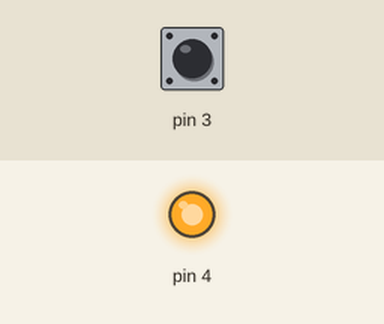
Recording of a sketch running on a simulated Arduino Uno, built with avr-gcc and run on an emulated ATmega328P. Shown: output pins drawn as LEDs (lit = HIGH). Inputs (shaded band) come from the test bench; at power-on: pin 3 LOW.

Above: at 2.2 s.
2.3 s: pin 3 driven HIGH
At 3.5 s:
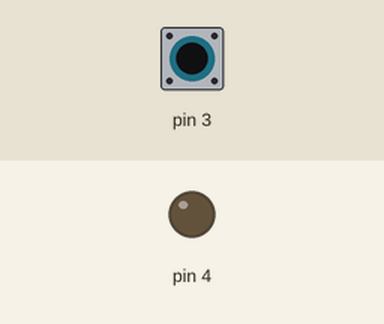
3.8 s: pin 3 driven LOW
At 4.8 s:
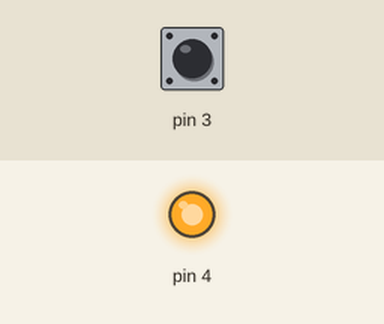
5.3 s: pin 3 pulsed HIGH 2 times (0.12 s each, 0.3 s apart)
At 6.2 s:
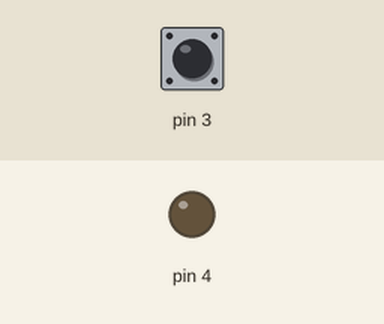
Timing chart, 0 to 8.3 s (numbered marks = the images above; inputs shaded):
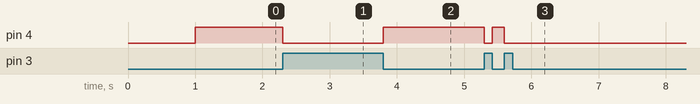

Measured:
- after the input at 2.3 s, pin 4: HIGH → LOW at once
- after the input at 3.8 s, pin 4: LOW → HIGH at once
- after the input at 5.3 s, pin 4: HIGH → LOW at once, → HIGH 0.12 s later, → LOW 0.18 s later

The sketch:

Master.ino
```cpp
#include <Arduino.h>
#include "Thesis.h"

/*
MOSI connects pin 4 on Master to pin 3 on Slave (leaving pin 2
free in case interrupts are needed in the future. Likewise, MISO
connects pin 4 on Slave to pin 3 on Master.
*/
#define MOSI_HIGH PORTD |= 0x10
#define MOSI_LOW PORTD &= 0xef
#define MISO PIND & 0x08

#define DISABLE_TIMER_INTERRUPT TIMSK0 &= ~(1 << TOIE0)
#define ENABLE_TIMER_INTERRUPT TIMSK0 |= (1 << OCIE0A)

static uint8_t inputByte;
static uint16_t inputByteArray[255];

static uint8_t errorFlag;
static uint16_t ticksElapsed;

static uint8_t failOuterLoop;
static uint8_t failInnerLoop;
static uint8_t failWrongValue;
static uint8_t failWrongCheck;
static uint8_t temp;

static inline void cmdWrite(uint8_t cmd){
  ENABLE_WRITE;
  WRITE_BUS(cmd);
  MOSI_HIGH;
  while(~MISO);//Wait for acknowledgement. TODO add a timeout
  ENABLE_READ;
  MOSI_LOW;
  while(MISO);
}

static inline void cmdRead1(){
  cmdWrite((uint8_t) CMD_READ_1);
  MOSI_HIGH;
  while(~MISO);
  READ_BUS;
  MOSI_LOW;
  while(MISO);
}

static inline void cmdReadN(uint8_t N){

  static uint8_t outerCounter = 0;
  static uint8_t innerCounter = 0;

  cmdWrite((uint8_t) CMD_READ_N);
  cmdWrite(N);
  MOSI_HIGH;
  while(~MISO);
  MOSI_LOW;
  while(MISO);//wait for low

  cli();

  ticksElapsed = 0;
  TCNT2 = 0;

  while(outerCounter < N){
    while(~MISO);//wait for high
    //The "real" line of code is:
    //inputByteArray[innerCounter] = 0x0f & PINB;
    //which will be handled at the bottom of the outer loop
    //For the sake of testing, we just check one byte at a time on the fly.
    //inputByte = 0x0f & PINB;
    if((0x0f & PINB) != (0x0f & innerCounter)) {
      errorFlag = 1;
      sei();
      //Uncomment while debugging
      //Serial.begin(115200);
      //Serial.print("innerCounter = ");
      //Serial.println(innerCounter);
      //Serial.print("outerCounter = ");
      //Serial.println(outerCounter);
      return;
    }

    if (innerCounter == 0xff) outerCounter++;
    innerCounter++;

    while(MISO);//wait for low
    temp = TCNT2;
    ticksElapsed = ticksElapsed + temp;
    TCNT2 = 0;

    //Do something with the array here

  }

  sei();

  outerCounter = 0;

  ticksElapsed = ticksElapsed + ( N * 256 );

}

static inline void cmdReset(){
  MOSI_HIGH;
  while(~MISO);
  MOSI_LOW;
  cmdWrite((uint8_t) CMD_RESET);
}

static inline void initialize(){
  errorFlag = 0;
  TCCR2B = 0b00000010; //Prescaler of 8
  DDRD |= 0b00010000;
  DDRD &= 0b11110111;
}

void setup() {
  // put your setup code here, to run once:
  //Serial.begin(115200);
  Serial.println("Master beginning");
  delay(1000);
  initialize();
  //change the prescaler here
  //delay(1000);
}

void loop() {
  // put your main code here, to run repeatedly:
  int blocks = 15;
  cmdReadN(blocks);

  Serial.begin(115200);
  if (errorFlag == 0){
    Serial.println("Transmission was successful.");
  } else {
    Serial.println("Transmission failed.");
  }

  //system clock period is 62.5 nS
  //Prescaler is 1024
  //Time in seconds is 6.25e-8 * 1024 * ticksElapsed

  double transmissionTime = 6.25e-8 * 8 * ticksElapsed;
  //for(int i = 0; i < 255; i++){
  //  Serial.println(inputByteArray[i]);
  //}

  Serial.print("ticksElapsed = ");
  Serial.println(ticksElapsed);
  Serial.print("Total transmission time = ");
  Serial.print(transmissionTime, 5);
  Serial.println(" seconds.");

  //One byte requires two transmissions
  //Total bytes transmitted is thus blocks * 255 / 2;
  //Throughput = bytes transmitted / transmissionTime

  Serial.print("Throughput = ");
  Serial.print(blocks * 127.5 / transmissionTime);
  Serial.println(" bytes per second");

  while(1);
}
```
